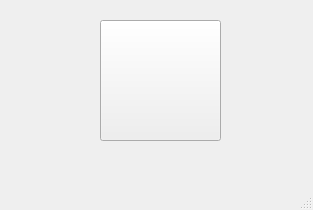
<?xml version="1.0" encoding="UTF-8"?>
<ui version="4.0">
 <class>MainWindow</class>
 <widget class="QMainWindow" name="MainWindow">
  <property name="geometry">
   <rect>
    <x>0</x>
    <y>0</y>
    <width>313</width>
    <height>210</height>
   </rect>
  </property>
  <property name="windowTitle">
   <string>MainWindow</string>
  </property>
  <widget class="QWidget" name="centralwidget">
   <widget class="QPushButton" name="pushButton">
    <property name="geometry">
     <rect>
      <x>100</x>
      <y>20</y>
      <width>121</width>
      <height>121</height>
     </rect>
    </property>
    <property name="styleSheet">
     <string notr="true">image:url(:/menubutton/mic-4.png)</string>
    </property>
    <property name="text">
     <string/>
    </property>
   </widget>
  </widget>
  <widget class="QMenuBar" name="menubar">
   <property name="geometry">
    <rect>
     <x>0</x>
     <y>0</y>
     <width>313</width>
     <height>21</height>
    </rect>
   </property>
  </widget>
  <widget class="QStatusBar" name="statusbar"/>
 </widget>
 <resources>
  <include location="../test file/dummy/image.qrc"/>
 </resources>
 <connections/>
</ui>
